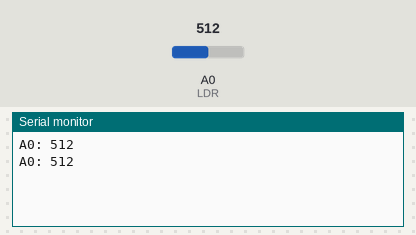
The sketch below on a simulated Arduino Uno, built with avr-gcc and run on an emulated ATmega328P. Parts: the last lines printed to the serial monitor. Inputs (shaded band) come from the test bench; at power-on: A0 (LDR) = 512.

Above: at 1.8 s.
1.9 s: A0 (LDR) set to 716
At 2.7 s:
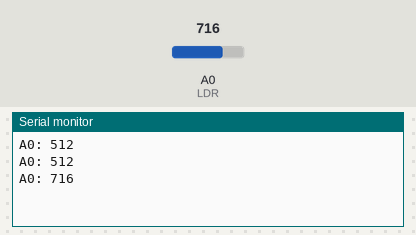
3.4 s: A0 (LDR) set to 900
At 4.8 s:
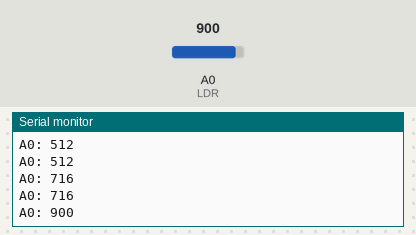
Timing chart, 0 to 6.4 s (numbered marks = the images above; inputs shaded):
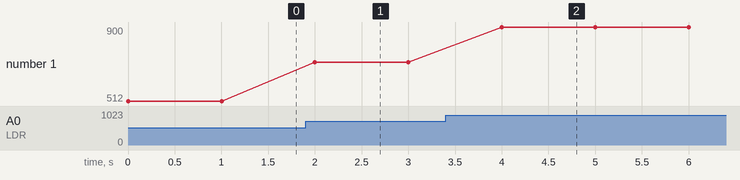

The sketch:

SimplePhotoresistorTest.ino
```cpp
// SimplePhotoresistorTest
// Jay Salmonson
// 3/15/2016

// pin assignment
int LDR = A0;

void setup() {
  pinMode(LDR, INPUT);
  Serial.begin(9600);
}

void loop() {
  int val = analogRead(LDR);

  Serial.print("A0: ");
  Serial.println(val);

  delay(1000);
}
```

Measured:
- after the input at 1.9 s, the serial monitor: prints a new line after 0.10 s (image 1)
- after the input at 3.4 s, the serial monitor: prints a new line after 0.60 s (image 2)
- plotted number 1: 512 → 716 after the input at 1.9 s, 716 → 900 after the input at 3.4 s
